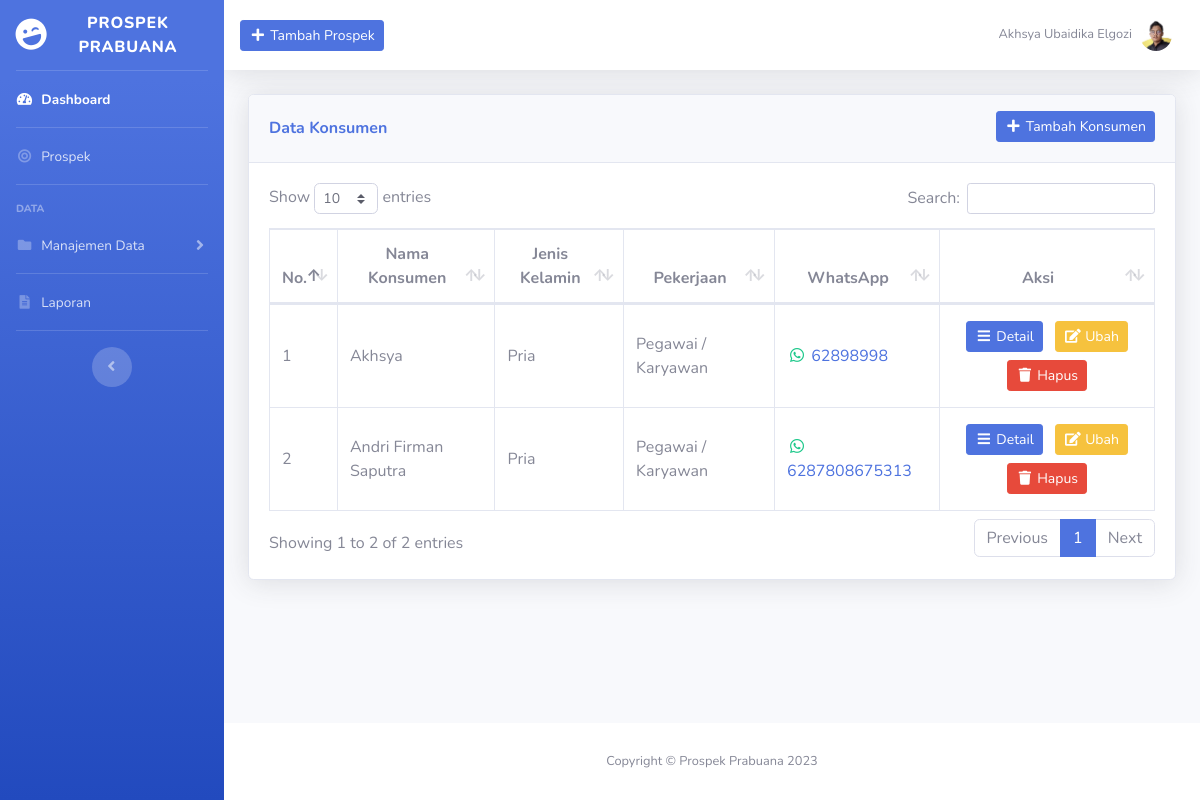
Before: /konsumen.php with the older database file.
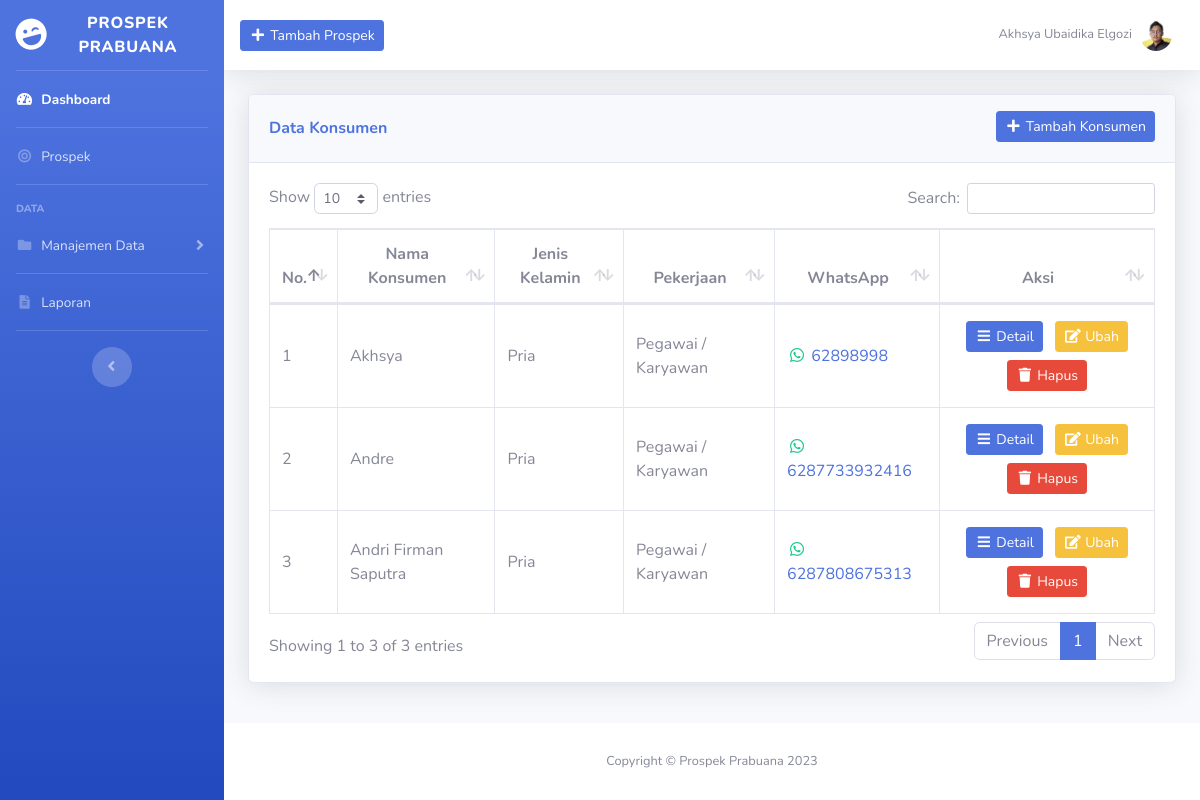
After: the same page with the newer database file.
### tables this page shows
CREATE TABLE `konsumen` (
  `id_konsumen` int(11) NOT NULL,
  `nama_konsumen` varchar(50) NOT NULL,
  `jenis_kelamin` enum('pria','wanita') NOT NULL,
  `alamat` text DEFAULT NULL,
  `nik` varchar(16) DEFAULT NULL,
  `npwp` varchar(20) DEFAULT NULL,
  `whatsapp` varchar(30) NOT NULL,
  `instagram` varchar(30) DEFAULT NULL,
  `email` varchar(100) DEFAULT NULL,
  `pekerjaan` enum('pegawai / karyawan','profesional','wiraswasta / swasta / pemilik') NOT NULL,
  `gaji` int(11) DEFAULT NULL,
  `upload_ktp` text DEFAULT NULL
);

### konsumen.php (the view, shortened to what this page needs)
<?php
    require_once 'koneksi.php';
    $konsumen = mysqli_query($koneksi, "SELECT * FROM konsumen ORDER BY nama_konsumen ASC");
?>
<!DOCTYPE html>
<html lang="en">
<head>
    <?php include_once 'include/head.php'; ?>
</head>
<body id="page-top">
    <div id="wrapper">
        <?php include_once 'include/sidebar.php'; ?>
        <div id="content-wrapper" class="d-flex flex-column">
            <div id="content">
                <?php include_once 'include/topbar.php'; ?>
                <div class="container-fluid">
                    <div class="align-items-center justify-content-between mb-4">
                        <div class="card shadow mb-4">
                            <div class="card-header py-3">
                                <div class="row">
                                    <div class="col head-left">
                                        <h6 class="mt-2 font-weight-bold text-primary">Data Konsumen</h6>
                                    </div>
                                    <div class="col head-right">
                                        <button type="button" class="btn btn-sm btn-primary"  data-toggle="modal" data-target="#tambahKonsumenModal"><i class="fas fa-fw fa-plus"></i> Tambah Konsumen</button>
                                    </div>
                                </div>
                            </div>
                            <div class="card-body">
                                <div class="table-responsive">
                                    <table class="table table-bordered" id="dataTable" cellspacing="0">
                                        <thead>
                                            <tr class="text-center">
                                                <th>No.</th>
                                                <th>Nama Konsumen</th>
                                                <th>Jenis Kelamin</th>
                                                <th>Pekerjaan</th>
                                                <th>WhatsApp</th>
                                                <th>Aksi</th>
                                            </tr>
                                        </thead>
                                        <tbody>
                                            <?php $i = 1; ?>
                                            <?php foreach ($konsumen as $dk): ?>
                                                <tr>
                                                    <td class="align-middle"><?= $i++; ?></td>
                                                    <td class="align-middle"><?= $dk['nama_konsumen']; ?></td>
                                                    <td class="align-middle"><?= ucwords($dk['jenis_kelamin']); ?></td>
                                                    <td class="align-middle"><?= ucwords($dk['pekerjaan']); ?></td>
                                                    <td class="text-success align-middle"><i class="fab fa-fw fa-whatsapp"></i> <a href="https://wa.me/<?= $dk['whatsapp']; ?>" target="_blank"><?= $dk['whatsapp']; ?></a></td>
                                                    <td class="text-center align-middle">
                                                        <a class="btn btn-sm btn-primary text-white m-1" href="detail_konsumen.php?id_konsumen=<?= $dk['id_konsumen']; ?>"><i class="fas fa-fw fa-bars"></i> Detail</a>
                                                        <a class="btn btn-sm btn-warning text-white m-1" data-toggle="modal" data-target="#ubahKonsumenModal<?= $dk['id_konsumen']; ?>"><i class="fas fa-fw fa-edit"></i> Ubah</a>
                                                        <a data-nama="<?= $dk['nama_konsumen']; ?>" class="btn-delete btn btn-sm btn-danger text-white m-1" href="hapus_konsumen.php?id_konsumen=<?= $dk['id_konsumen']; ?>"><i class="fas fa-fw fa-trash"></i> Hapus</a>
                                                    </td>
                                                </tr>
                                            <?php endforeach ?>
                                        </tbody>
                                    </table>
                                </div>
                            </div>
                        </div>
                    </div>
                </div>
            </div>
            <?php include_once 'include/footer.php'; ?>
        </div>
    </div>
</body>
</html>

Changed rows visible on the page:
added konsumen: nama_konsumen "Andre", jenis_kelamin "Pria", pekerjaan "Pegawai / Karyawan", whatsapp "6287733932416"
Other visible differences:
text written by a page script: "Show entries Search: Showing 1 to 2 of 2 entries Previous 1 Next" → "Show entries Search: Showing 1 to 3 of 3 entries Previous 1 Next"
